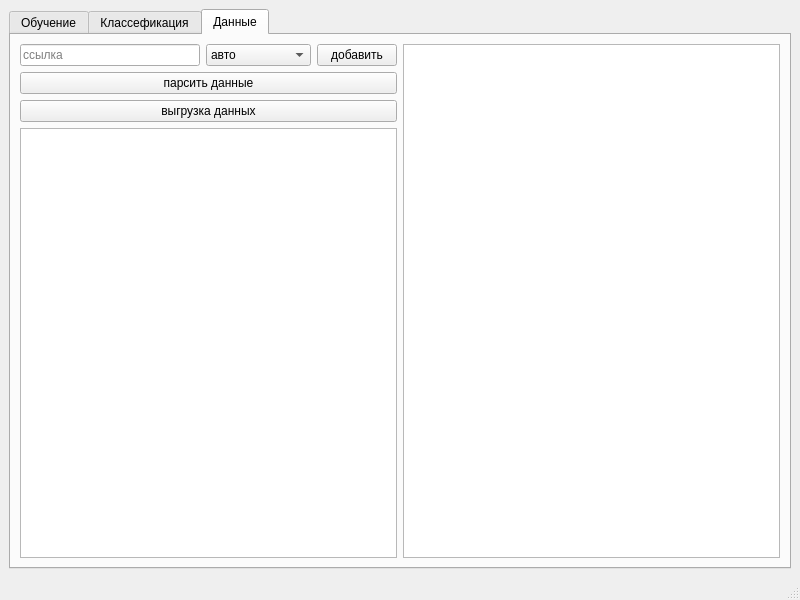
<?xml version="1.0" encoding="UTF-8"?>
<ui version="4.0">
 <class>MainWindow</class>
 <widget class="QMainWindow" name="MainWindow">
  <property name="geometry">
   <rect>
    <x>0</x>
    <y>0</y>
    <width>800</width>
    <height>600</height>
   </rect>
  </property>
  <property name="windowTitle">
   <string>Классефикатор сайтов</string>
  </property>
  <widget class="QWidget" name="centralwidget">
   <layout class="QHBoxLayout" name="horizontalLayout_4">
    <item>
     <widget class="QTabWidget" name="tabWidget">
      <property name="enabled">
       <bool>true</bool>
      </property>
      <property name="accessibleName">
       <string/>
      </property>
      <property name="autoFillBackground">
       <bool>false</bool>
      </property>
      <property name="currentIndex">
       <number>2</number>
      </property>
      <widget class="QWidget" name="train_tab">
       <attribute name="title">
        <string>Обучение</string>
       </attribute>
       <layout class="QHBoxLayout" name="horizontalLayout_2">
        <item>
         <layout class="QVBoxLayout" name="verticalLayout_2">
          <item>
           <widget class="QComboBox" name="comboBox_2">
            <item>
             <property name="text">
              <string>LogisticRegression</string>
             </property>
            </item>
            <item>
             <property name="text">
              <string>LinearDiscriminantAnalysis</string>
             </property>
            </item>
           </widget>
          </item>
          <item>
           <widget class="QComboBox" name="comboBox">
            <item>
             <property name="text">
              <string>CountVectorizer</string>
             </property>
            </item>
            <item>
             <property name="text">
              <string>TfidfVectorizer</string>
             </property>
            </item>
           </widget>
          </item>
          <item>
           <widget class="QPushButton" name="pushButton">
            <property name="text">
             <string>обучить</string>
            </property>
           </widget>
          </item>
          <item>
           <widget class="QPlainTextEdit" name="plainTextEdit">
            <property name="enabled">
             <bool>true</bool>
            </property>
            <property name="mouseTracking">
             <bool>false</bool>
            </property>
            <property name="tabletTracking">
             <bool>false</bool>
            </property>
            <property name="verticalScrollBarPolicy">
             <enum>Qt::ScrollBarAsNeeded</enum>
            </property>
            <property name="horizontalScrollBarPolicy">
             <enum>Qt::ScrollBarAsNeeded</enum>
            </property>
            <property name="sizeAdjustPolicy">
             <enum>QAbstractScrollArea::AdjustIgnored</enum>
            </property>
            <property name="tabChangesFocus">
             <bool>false</bool>
            </property>
            <property name="lineWrapMode">
             <enum>QPlainTextEdit::NoWrap</enum>
            </property>
            <property name="readOnly">
             <bool>true</bool>
            </property>
            <property name="plainText">
             <string>my score: 0.7692
accuracy_score: 0.7692307692307693
precision_score: [1.  1.  1.  1.  0.33333333  0. 0.66666667]
recall_score: [0.5 1.  1.  1.  1.  0.  1. ]</string>
            </property>
            <property name="overwriteMode">
             <bool>false</bool>
            </property>
            <property name="backgroundVisible">
             <bool>false</bool>
            </property>
            <property name="centerOnScroll">
             <bool>false</bool>
            </property>
            <property name="placeholderText">
             <string/>
            </property>
           </widget>
          </item>
         </layout>
        </item>
        <item>
         <widget class="QPlainTextEdit" name="plainTextEdit_3">
          <property name="readOnly">
           <bool>true</bool>
          </property>
          <property name="plainText">
           <string>{
 'авто': 3613,
 'бизнес': 3189,
 'культура': 4377,
 'образование': 1741,
 'путешествие': 2608,
 'спорт': 1938,
 'юмор': 3020
}
</string>
          </property>
         </widget>
        </item>
       </layout>
      </widget>
      <widget class="QWidget" name="classer_tab">
       <attribute name="title">
        <string>Классефикация</string>
       </attribute>
       <layout class="QHBoxLayout" name="horizontalLayout">
        <item>
         <widget class="QPlainTextEdit" name="plainTextEdit_2">
          <property name="sizePolicy">
           <sizepolicy hsizetype="Expanding" vsizetype="Expanding">
            <horstretch>0</horstretch>
            <verstretch>0</verstretch>
           </sizepolicy>
          </property>
          <property name="readOnly">
           <bool>true</bool>
          </property>
         </widget>
        </item>
        <item>
         <layout class="QVBoxLayout" name="verticalLayout">
          <item>
           <spacer name="verticalSpacer">
            <property name="orientation">
             <enum>Qt::Vertical</enum>
            </property>
            <property name="sizeHint" stdset="0">
             <size>
              <width>20</width>
              <height>40</height>
             </size>
            </property>
           </spacer>
          </item>
          <item>
           <widget class="QLineEdit" name="lineEdit">
            <property name="alignment">
             <set>Qt::AlignCenter</set>
            </property>
            <property name="placeholderText">
             <string>ссылка на сайт</string>
            </property>
           </widget>
          </item>
          <item>
           <widget class="QPushButton" name="pushButton_2">
            <property name="text">
             <string>классефицировать сайт</string>
            </property>
           </widget>
          </item>
          <item>
           <spacer name="verticalSpacer_2">
            <property name="orientation">
             <enum>Qt::Vertical</enum>
            </property>
            <property name="sizeHint" stdset="0">
             <size>
              <width>20</width>
              <height>40</height>
             </size>
            </property>
           </spacer>
          </item>
         </layout>
        </item>
       </layout>
      </widget>
      <widget class="QWidget" name="data_tab">
       <attribute name="title">
        <string>Данные</string>
       </attribute>
       <layout class="QHBoxLayout" name="horizontalLayout_5">
        <item>
         <layout class="QVBoxLayout" name="verticalLayout_4">
          <item>
           <layout class="QHBoxLayout" name="horizontalLayout_7">
            <item>
             <widget class="QLineEdit" name="lineEdit_2">
              <property name="placeholderText">
               <string>ссылка</string>
              </property>
             </widget>
            </item>
            <item>
             <widget class="QComboBox" name="comboBox_3">
              <item>
               <property name="text">
                <string>авто</string>
               </property>
              </item>
              <item>
               <property name="text">
                <string>культура</string>
               </property>
              </item>
              <item>
               <property name="text">
                <string>спорт</string>
               </property>
              </item>
              <item>
               <property name="text">
                <string>юмор</string>
               </property>
              </item>
              <item>
               <property name="text">
                <string>образование</string>
               </property>
              </item>
              <item>
               <property name="text">
                <string>бизнес</string>
               </property>
              </item>
              <item>
               <property name="text">
                <string>путешествие</string>
               </property>
              </item>
             </widget>
            </item>
            <item>
             <widget class="QPushButton" name="pushButton_4">
              <property name="text">
               <string>добавить</string>
              </property>
             </widget>
            </item>
           </layout>
          </item>
          <item>
           <widget class="QPushButton" name="pushButton_3">
            <property name="text">
             <string>парсить данные</string>
            </property>
           </widget>
          </item>
          <item>
           <widget class="QPushButton" name="pushButton_5">
            <property name="text">
             <string>выгрузка данных</string>
            </property>
           </widget>
          </item>
          <item>
           <widget class="QPlainTextEdit" name="plainTextEdit_5">
            <property name="readOnly">
             <bool>true</bool>
            </property>
           </widget>
          </item>
         </layout>
        </item>
        <item>
         <widget class="QPlainTextEdit" name="plainTextEdit_4">
          <property name="readOnly">
           <bool>true</bool>
          </property>
         </widget>
        </item>
       </layout>
      </widget>
     </widget>
    </item>
   </layout>
  </widget>
  <widget class="QStatusBar" name="statusbar"/>
 </widget>
 <resources/>
 <connections/>
</ui>
